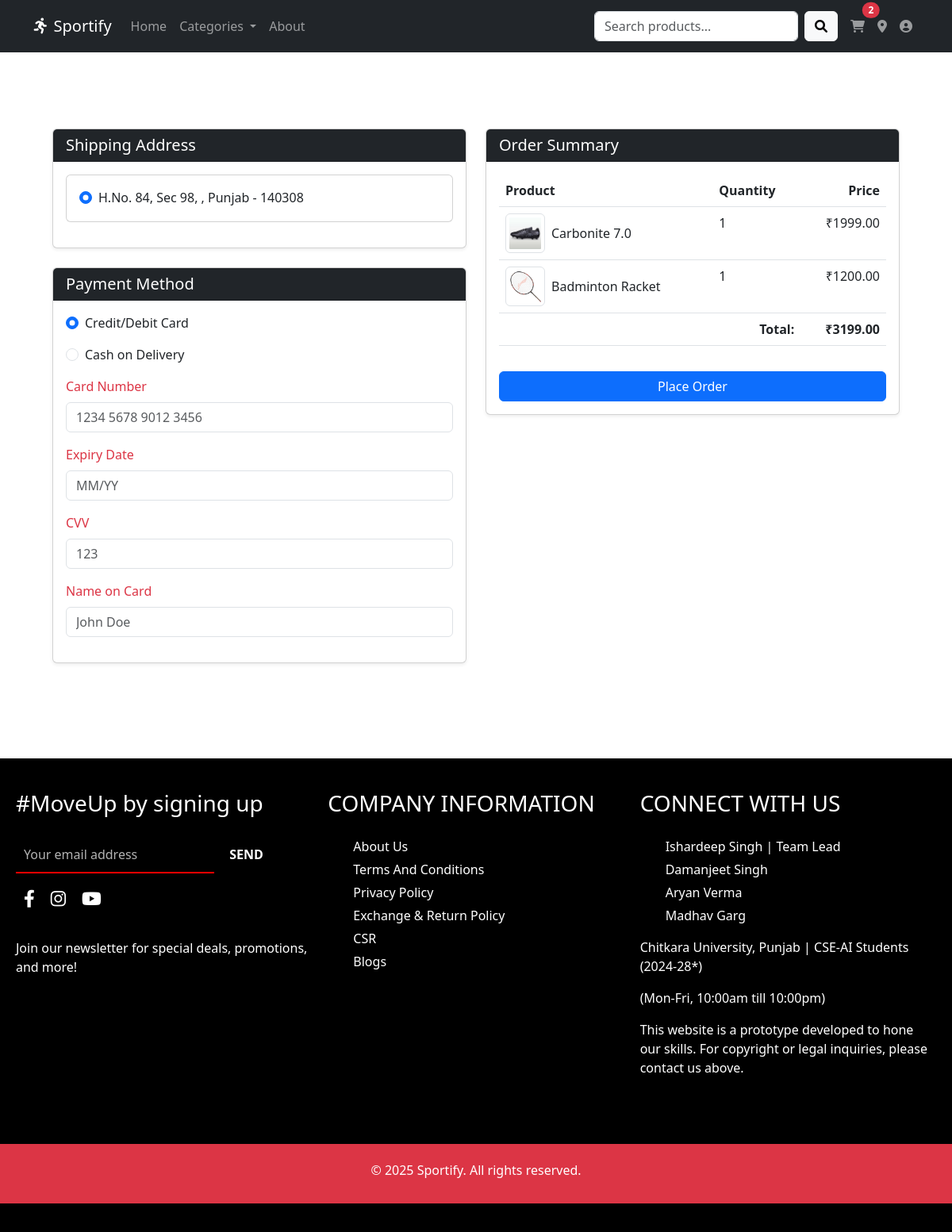
Screenshot of /checkout/ (signed in) with the database file from the repository.
### user_app/models.py (models this page shows, shortened)
class Address(models.Model):
    user = models.ForeignKey(User, on_delete=models.CASCADE, related_name='addresses')
    name = models.CharField(max_length=100, blank=True)
    house_street = models.CharField(max_length=255)
    city = models.CharField(max_length=100)
    state = models.CharField(max_length=100)
    pincode = models.CharField(max_length=10)
    is_default = models.BooleanField(default=False)  # <-- Add this
    def get_full_address(self):
        return f"{self.house_street}, {self.city}, {self.state} - {self.pincode}"

### cart_app/models.py (models this page shows, shortened)
class CartItem(models.Model):
    user = models.ForeignKey(User, on_delete=models.CASCADE)
    product = models.ForeignKey(Product, on_delete=models.CASCADE)
    quantity = models.IntegerField(default=1, validators=[MinValueValidator(1)])
    created_at = models.DateTimeField(auto_now_add=True)
    def get_total_price(self):
        return self.product.price * self.quantity

class Product(models.Model):
    category = models.ForeignKey(Category, on_delete=models.CASCADE, related_name='products')
    title = models.CharField(max_length=200)
    description = models.TextField()
    price = models.DecimalField(max_digits=10, decimal_places=2)
    stock = models.IntegerField(default=0, validators=[MinValueValidator(0)])
    image = models.ImageField(upload_to='products/')
    created_at = models.DateTimeField(auto_now_add=True)
    updated_at = models.DateTimeField(auto_now=True)

### cart_app/views.py (the view)
# urls.py: path('checkout/', views.checkout, name='checkout'),
@login_required
def checkout(request):
    cart_items = CartItem.objects.filter(user=request.user)
    if not cart_items:
        messages.error(request, 'Your cart is empty!')
        return redirect('cart')
    for item in cart_items:
        if item.quantity > item.product.stock:
            messages.error(request, f"Sorry, we only have {item.product.stock} of {item.product.title} in stock.")
            return redirect('cart')
    addresses = Address.objects.filter(user=request.user)
    if not addresses.exists():
        messages.warning(request, 'Please add a shipping address before checkout!')
        return redirect('add_address')
    total = sum(item.get_total_price() for item in cart_items)
    if request.method == 'POST':
        form = CheckoutForm(request.POST)
        if form.is_valid():
            payment_method = form.cleaned_data['payment_method']
            address_id = request.POST.get('address_id')
            if address_id:
                try:
                    shipping_address = Address.objects.get(id=address_id, user=request.user)
                except Address.DoesNotExist:
                    messages.error(request, 'Please select a valid shipping address!')
                    return redirect('checkout')
            else:
                messages.error(request, 'Please select a shipping address!')
                return redirect('checkout')
            order = Order.objects.create(
                user=request.user,
                total_amount=total,
                payment_method=payment_method,
                shipping_address=shipping_address.get_full_address()
            )
            for cart_item in cart_items:
                OrderItem.objects.create(
                    order=order,
                    product_name=cart_item.product.title,
                    product_price=cart_item.product.price,
                    quantity=cart_item.quantity,
                    image_url=cart_item.product.image.url
                )
                product = cart_item.product
                product.stock -= cart_item.quantity
                product.save()
            cart_items.delete()
            messages.success(request, 'Order placed successfully!')
            return redirect('order_history')
        else:
            for error in form.non_field_errors():
                messages.error(request, error)
    else:
        form = CheckoutForm()
    return render(request, 'cart_app/checkout.html', {
        'cart_items': cart_items,
        'total': total,
        'addresses': addresses,
        'form': form
    })

### cart_app/context_processors.py (called while the page is built)
def cart_count(request):
    count = 0
    if request.user.is_authenticated and request.session.get('user_token'):
        count = CartItem.objects.filter(user=request.user).count()
    return {'cart_count': count}

def categories_processor(request):
    categories = Category.objects.all()
    return {'categories': categories}

def featured_products(request):
    featured = list(Product.objects.all().order_by('?')[:8])
    return {'featured_products': featured}

### user_app/context_processors.py (called while the page is built, shortened)
def user_address(request):
    context = {}
    return context

def user_context(request):
    context = {}
    categories = Category.objects.all()
    context['categories'] = categories
    if request.user.is_authenticated:
        from user_app.models import Address
        user_addresses = Address.objects.filter(user=request.user)
        cart_count = CartItem.objects.filter(user=request.user).count()
        context.update({
            'user_addresses': user_addresses,
            'cart_count': cart_count,
        })
    return context

### templates/cart_app/checkout.html (shortened to what this page needs)
{% extends 'base.html' %}
{% load static %}
{% block content %}
<div class="container py-5">
    <form method="POST" id="checkoutForm">
        <div class="row">
            <div class="col-md-6">
                <div class="card shadow-sm mb-4">
                    <div class="card-header bg-dark text-white">
                        <h5 class="mb-0">Shipping Address</h5>
                    </div>
                    <div class="card-body">
                        {% if addresses %}
                        <div class="row">
                            {% for address in addresses %}
                            <div class="col-12 mb-3">
                                <div class="card h-100">
                                    <div class="card-body">
                                        <div class="form-check">
                                            <input class="form-check-input" type="radio" name="address_id"
                                                   id="address_{{ address.id }}" value="{{ address.id }}"
                                                   {% if forloop.first %}checked{% endif %} required>
                                            <label class="form-check-label" for="address_{{ address.id }}">
                                                {{ address.get_full_address }}
                                            </label>
                                        </div>
                                    </div>
                                </div>
                            </div>
                            {% endfor %}
                        </div>
                        {% else %}
                        <p>No addresses found. Please add an address.</p>
                        <a href="{% url 'add_address' %}" class="btn btn-primary">Add Address</a>
                        {% endif %}
                    </div>
                </div>
                <div class="card shadow-sm mb-4">
                    <div class="card-header bg-dark text-white">
                        <h5 class="mb-0">Payment Method</h5>
                    </div>
                    <div class="card-body">
                        {% for value, label in form.payment_method.field.choices %}
                        <div class="form-check mb-3">
                            <input class="form-check-input" type="radio" name="{{ form.payment_method.name }}"
                                   id="payment_{{ value }}" value="{{ value }}"
                                   {% if forloop.first %}checked{% endif %}>
                            <label class="form-check-label" for="payment_{{ value }}">{{ label }}</label>
                        </div>
                        {% endfor %}
                        <div id="cardDetails" style="display: none;">
                            <div class="mb-3">
                                <label class="form-label">Card Number</label>
                                <input type="text" class="form-control" name="card_number" placeholder="1234 5678 9012 3456">
                            </div>
                            <div class="mb-3">
                                <label class="form-label">Expiry Date</label>
                                <input type="text" class="form-control" name="expiry_date" placeholder="MM/YY">
                            </div>
                            <div class="mb-3">
                                <label class="form-label">CVV</label>
                                <input type="text" class="form-control" name="cvv" placeholder="123">
                            </div>
                            <div class="mb-3">
                                <label class="form-label">Name on Card</label>
                                <input type="text" class="form-control" name="card_name" placeholder="John Doe">
                            </div>
                        </div>
                    </div>
                </div>
            </div>
            <div class="col-md-6">
                <div class="card shadow-sm">
                    <div class="card-header bg-dark text-white">
                        <h5 class="mb-0">Order Summary</h5>
                    </div>
                    <div class="card-body">
                        <div class="table-responsive">
                            <table class="table">
                                <thead>
                                    <tr>
                                        <th>Product</th>
                                        <th>Quantity</th>
                                        <th class="text-end">Price</th>
                                    </tr>
                                </thead>
                                <tbody>
                                    {% for item in cart_items %}
                                    <tr>
                                        <td>
                                            <div class="d-flex align-items-center">
                                                <img src="{{ item.product.image.url }}" alt="{{ item.product.title }}"
                                                     class="img-thumbnail me-2" style="width: 50px; height: 50px; object-fit: cover;">
                                                <span>{{ item.product.title }}</span>
                                            </div>
                                        </td>
                                        <td>{{ item.quantity }}</td>
                                        <td class="text-end">₹{{ item.get_total_price }}</td>
                                    </tr>
                                    {% endfor %}
                                </tbody>
                                <tfoot>
                                    <tr>
                                        <th colspan="2" class="text-end">Total:</th>
                                        <th class="text-end">₹{{ total }}</th>
                                    </tr>
                                </tfoot>
                            </table>
                        </div>
                        <button type="submit" class="btn btn-primary w-100 mt-3">Place Order</button>
                    </div>
                </div>
            </div>
        </div>
    </form>
</div>
{% endblock %}

### static/css/style.css (style rules this page uses)
.form-label { color: #dc3545 !important; font-weight: 500; margin-bottom: 0.5rem; }
.form-control { color: #212529; }
.form-select, .form-control { height: 38px; }
.form-check-label { color: #212529; }

### rows the page displays
Address: get_full_address "H.No. 84, Sec 98, , Punjab - 140308"
CartItem: product.image (picture), product "Carbonite 7.0", quantity "1", get_total_price "1999.00"
CartItem: product.image (picture), product "Badminton Racket", quantity "1", get_total_price "1200.00"

### other values shown
{{ cart_count|default:"0" }} "2"
{{ label }} "Credit/Debit Card" "Cash on Delivery"
{{ total }} "3199.00"
